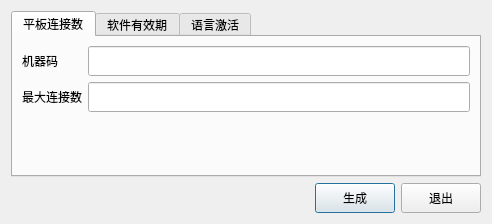
<?xml version="1.0" encoding="UTF-8"?>
<ui version="4.0">
 <class>en_hardid_max</class>
 <widget class="QDialog" name="en_hardid_max">
  <property name="geometry">
   <rect>
    <x>0</x>
    <y>0</y>
    <width>492</width>
    <height>224</height>
   </rect>
  </property>
  <property name="windowTitle">
   <string>Dialog</string>
  </property>
  <layout class="QVBoxLayout" name="verticalLayout">
   <item>
    <widget class="QTabWidget" name="tabWidget">
     <property name="currentIndex">
      <number>0</number>
     </property>
     <widget class="QWidget" name="tab">
      <attribute name="title">
       <string>平板连接数</string>
      </attribute>
      <layout class="QGridLayout" name="gridLayout">
       <item row="0" column="1">
        <widget class="QLineEdit" name="lineEdit_mobile_hardid">
         <property name="minimumSize">
          <size>
           <width>0</width>
           <height>30</height>
          </size>
         </property>
         <property name="text">
          <string/>
         </property>
        </widget>
       </item>
       <item row="1" column="1">
        <widget class="QLineEdit" name="lineEdit_mobile_connect_max_id">
         <property name="minimumSize">
          <size>
           <width>0</width>
           <height>30</height>
          </size>
         </property>
        </widget>
       </item>
       <item row="1" column="0">
        <widget class="QLabel" name="label_2">
         <property name="minimumSize">
          <size>
           <width>0</width>
           <height>30</height>
          </size>
         </property>
         <property name="text">
          <string>最大连接数</string>
         </property>
        </widget>
       </item>
       <item row="0" column="0">
        <widget class="QLabel" name="label">
         <property name="minimumSize">
          <size>
           <width>0</width>
           <height>30</height>
          </size>
         </property>
         <property name="text">
          <string>机器码</string>
         </property>
        </widget>
       </item>
       <item row="2" column="1">
        <spacer name="verticalSpacer">
         <property name="orientation">
          <enum>Qt::Vertical</enum>
         </property>
         <property name="sizeHint" stdset="0">
          <size>
           <width>20</width>
           <height>40</height>
          </size>
         </property>
        </spacer>
       </item>
      </layout>
     </widget>
     <widget class="QWidget" name="tab_2">
      <attribute name="title">
       <string>软件有效期</string>
      </attribute>
      <layout class="QGridLayout" name="gridLayout_2">
       <item row="2" column="1">
        <spacer name="verticalSpacer_2">
         <property name="orientation">
          <enum>Qt::Vertical</enum>
         </property>
         <property name="sizeHint" stdset="0">
          <size>
           <width>20</width>
           <height>40</height>
          </size>
         </property>
        </spacer>
       </item>
       <item row="0" column="0">
        <widget class="QLabel" name="label_3">
         <property name="minimumSize">
          <size>
           <width>0</width>
           <height>30</height>
          </size>
         </property>
         <property name="text">
          <string>机器码</string>
         </property>
        </widget>
       </item>
       <item row="1" column="0">
        <widget class="QLabel" name="label_4">
         <property name="minimumSize">
          <size>
           <width>0</width>
           <height>30</height>
          </size>
         </property>
         <property name="text">
          <string>有效期至</string>
         </property>
        </widget>
       </item>
       <item row="1" column="1">
        <widget class="QDateEdit" name="dateEdit_soft">
         <property name="minimumSize">
          <size>
           <width>0</width>
           <height>30</height>
          </size>
         </property>
         <property name="displayFormat">
          <string>yyyy-MM-dd</string>
         </property>
        </widget>
       </item>
       <item row="0" column="1">
        <widget class="QLineEdit" name="lineEdit_soft_hardid">
         <property name="minimumSize">
          <size>
           <width>0</width>
           <height>30</height>
          </size>
         </property>
         <property name="text">
          <string/>
         </property>
        </widget>
       </item>
      </layout>
     </widget>
     <widget class="QWidget" name="tab_3">
      <attribute name="title">
       <string>语言激活</string>
      </attribute>
      <layout class="QVBoxLayout" name="verticalLayout_2">
       <item>
        <layout class="QHBoxLayout" name="horizontalLayout_2">
         <item>
          <widget class="QLabel" name="label_5">
           <property name="minimumSize">
            <size>
             <width>0</width>
             <height>30</height>
            </size>
           </property>
           <property name="text">
            <string>机器码</string>
           </property>
          </widget>
         </item>
         <item>
          <widget class="QLineEdit" name="lineEdit_lan_hardid">
           <property name="minimumSize">
            <size>
             <width>0</width>
             <height>30</height>
            </size>
           </property>
           <property name="text">
            <string/>
           </property>
          </widget>
         </item>
        </layout>
       </item>
       <item>
        <spacer name="verticalSpacer_3">
         <property name="orientation">
          <enum>Qt::Vertical</enum>
         </property>
         <property name="sizeHint" stdset="0">
          <size>
           <width>20</width>
           <height>76</height>
          </size>
         </property>
        </spacer>
       </item>
      </layout>
     </widget>
    </widget>
   </item>
   <item>
    <layout class="QHBoxLayout" name="horizontalLayout">
     <item>
      <spacer name="horizontalSpacer">
       <property name="orientation">
        <enum>Qt::Horizontal</enum>
       </property>
       <property name="sizeHint" stdset="0">
        <size>
         <width>40</width>
         <height>20</height>
        </size>
       </property>
      </spacer>
     </item>
     <item>
      <widget class="QPushButton" name="pushButton_ok">
       <property name="minimumSize">
        <size>
         <width>0</width>
         <height>30</height>
        </size>
       </property>
       <property name="text">
        <string>生成</string>
       </property>
      </widget>
     </item>
     <item>
      <widget class="QPushButton" name="pushButton_exit">
       <property name="minimumSize">
        <size>
         <width>0</width>
         <height>30</height>
        </size>
       </property>
       <property name="text">
        <string>退出</string>
       </property>
      </widget>
     </item>
    </layout>
   </item>
  </layout>
 </widget>
 <resources/>
 <connections/>
</ui>
